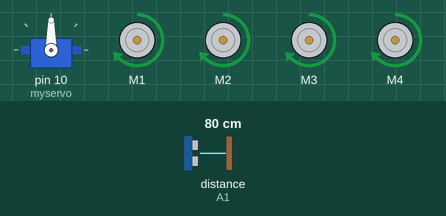
Bench run of a sketch on a simulated Arduino Uno, built with avr-gcc and run on an emulated ATmega328P. On the bench: servo, 4 × DC motor (green arrow = forward, orange = backward, longer = faster). Inputs (shaded band) come from the test bench; at power-on: distance to the obstacle (sensor on A1) 80 cm. The echo pulse lasts 58.3 µs per cm.

Above: at 3.2 s.
3.3 s: distance to the obstacle (sensor on A1) set to 17 cm
4.8 s: distance to the obstacle (sensor on A1) set to 13 cm
At 6.0 s:
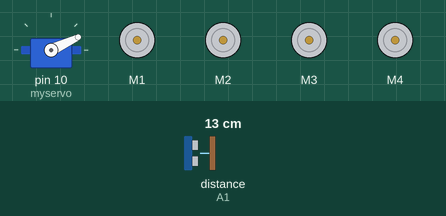
At 7.65 s:
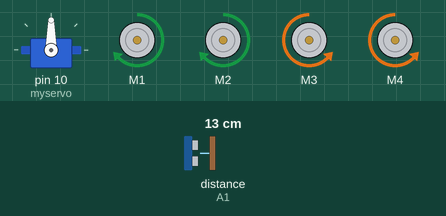
10.8 s: distance to the obstacle (sensor on A1) set to 18 cm
13.5 s: distance to the obstacle (sensor on A1) set to 2 cm
At 15.5 s:
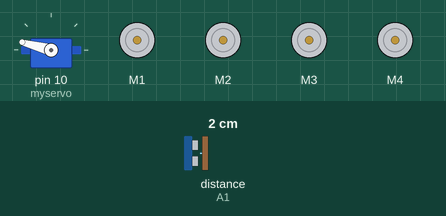
Timing chart, 0 to 17.5 s (numbered marks = the images above; inputs shaded):
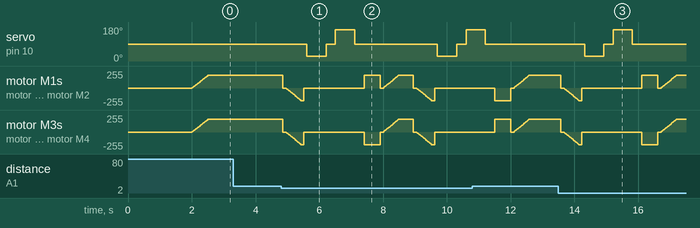

Measured:
- the behaviour switches between 16 and 15 cm on distance to the obstacle (sensor on A1) (found by bisection; images 0 and 1)
- after the input at 3.3 s, every drawn part: stays the same
- after the input at 13.5 s, servo on pin 10 (myservo): 90° → 25° after 0.82 s, → 90° 0.60 s later, → 165° 0.30 s later, → 90° 0.60 s later

The sketch:

CSC_556_Arduino_Car2.ino
```cpp
// CSC 556 ARDUINO OBSTACLE AVOIDING CAR WTIH FREERTOS //
// Nicholas Rasmussen, Kristin Schaefer, Bruce Stofft //
// Original Source code from https://www.youtube.com/watch?v=1n_KjpMfVT0 //
// AFMotor Library https://learn.adafruit.com/adafruit-motor-shield/library-install //
// NewPing Library https://github.com/livetronic/Arduino-NewPing //
// Servo Library https://github.com/arduino-libraries/Servo.git //
// Arduino FreeRTOS Library https://github.com/feilipu/Arduino_FreeRTOS_Library //

// Test 2 //

#include <Arduino_FreeRTOS.h>
#include <AFMotor.h>
#include <NewPing.h>
#include <Servo.h>
#include <semphr.h>

#define TRIG_PIN A0
#define ECHO_PIN A1
#define MAX_DISTANCE 200
#define MAX_SPEED 190 // set speed of DC motors
#define MAX_SPEED_OFFSET 20
#define MIN_DISTANCE 15

NewPing sonar(TRIG_PIN, ECHO_PIN, MAX_DISTANCE);
AF_DCMotor motor1(1, MOTOR12_1KHZ);
AF_DCMotor motor2(2, MOTOR12_1KHZ);
AF_DCMotor motor3(3, MOTOR34_1KHZ);
AF_DCMotor motor4(4, MOTOR34_1KHZ);
Servo myservo;

// Globals
boolean goesForward = false;
int distance = 100;
int distanceR = 0;
int distanceL = 0;
int speedSet = 0;

static TaskHandle_t TaskDriveHandle = NULL;
static TaskHandle_t TaskSenseHandle = NULL;

void TaskDrive(void *pvParameters);
void TaskSense(void *pvParameters);


void setup() {

  // update this section
  myservo.attach(10);
  myservo.write(90);
//    myservo.write(115);
  // update this section
  delay(2000);
//  readPing();
//  delay(100);
//  readPing();
//  delay(100);
//  readPing();
//  delay(100);

  // freeRTOS tasks
  xTaskCreate(
    TaskDrive                // function name
    ,  "Drive"               // task name
    ,  256                   // stack size
    ,  NULL                  // task parameters
    ,  1                     // task priority
    ,  &TaskDriveHandle );   // task handle

  xTaskCreate(
    TaskSense                // function name
    ,  "Sense"               // task name
    ,  256                   // stack size
    ,  NULL                  // task parameters
    ,  1                     // task priority
    ,  &TaskSenseHandle );   // task handle

}


//-----------------------------------------------------------------------Task Drive + Task Sense and Helper methods--------------------------------------------------------------------------------//

void lookRight() {
  myservo.write(25);
  delay(500);
  readPingRight();
  myservo.write(90);
//  myservo.write(115);
  delay(100);
}

void lookLeft() {
  myservo.write(165);
  delay(500);
  readPingLeft();
  myservo.write(90);
//  myservo.write(115);
  delay(100);
}

void readPingRight() {
//  delay(70);
  int cm = sonar.ping_cm();
  distanceR = cm;
  delay(100); // release
}

void readPingLeft() {
//  delay(70);
  int cm = sonar.ping_cm();
  distanceL = cm;
  delay(100); // release
}

void readPing() {
//  delay(70);
  int cm = sonar.ping_cm();
  distance = cm;
  delay(100); // release
}

void moveStop() {
  motor1.run(RELEASE);
  motor2.run(RELEASE);
  motor3.run(RELEASE);
  motor4.run(RELEASE);
}

void moveForward() {
  if (!goesForward)
  {
    goesForward = true;
    motor1.run(FORWARD);
    motor2.run(FORWARD);
    motor3.run(FORWARD);
    motor4.run(FORWARD);
    for (speedSet = 0; speedSet < MAX_SPEED; speedSet += 2) // slowly bring the speed up to avoid loading down the batteries too quickly
    {
      motor1.setSpeed(speedSet);
      motor2.setSpeed(speedSet);
      motor3.setSpeed(speedSet);
      motor4.setSpeed(speedSet);
      delay(5);
    }
  }
}

void moveBackward() {
  goesForward = false;
  motor1.run(BACKWARD);
  motor2.run(BACKWARD);
  motor3.run(BACKWARD);
  motor4.run(BACKWARD);
  for (speedSet = 0; speedSet < MAX_SPEED; speedSet += 2) // slowly bring the speed up to avoid loading down the batteries too quickly
  {
    motor1.setSpeed(speedSet);
    motor2.setSpeed(speedSet);
    motor3.setSpeed(speedSet);
    motor4.setSpeed(speedSet);
    delay(5);
  }
}

void turnRight() {
  motor1.run(FORWARD);
  motor2.run(FORWARD);
  motor3.run(BACKWARD);
  motor4.run(BACKWARD);
  delay(500);
  motor1.run(FORWARD);
  motor2.run(FORWARD);
  motor3.run(FORWARD);
  motor4.run(FORWARD);
}

void turnLeft() {
  motor1.run(BACKWARD);
  motor2.run(BACKWARD);
  motor3.run(FORWARD);
  motor4.run(FORWARD);
  delay(500);
  motor1.run(FORWARD);
  motor2.run(FORWARD);
  motor3.run(FORWARD);
  motor4.run(FORWARD);
}


// ***** WIP *****
void TaskDrive(void *pvParameters) {

  for (;;) {

    if (distance <= MIN_DISTANCE)
    {
      moveStop();
      vTaskDelay(pdMS_TO_TICKS(100));
      moveBackward();
      vTaskDelay(pdMS_TO_TICKS(100));
      moveStop();
      vTaskDelay(pdMS_TO_TICKS(100));
      lookRight();
      vTaskDelay(pdMS_TO_TICKS(200));
      lookLeft();
      vTaskDelay(pdMS_TO_TICKS(200));


      if (distanceR >= distanceL)
      {
        turnRight();
        moveStop();
      }
      else
      {
        turnLeft();
        moveStop();
      }

      distanceR = 0;
      distanceL = 0;
      distance = 250;
      vTaskDelay(pdMS_TO_TICKS(100));

    }

    else
    {
      moveForward();
    }

  }
}


// ***** WIP *****
void TaskSense(void *pvParameters) {
  for (;;) {
    if (distance > MIN_DISTANCE)
    {
       readPing();
    }
    else
    {
      vTaskDelay(pdMS_TO_TICKS(2000));
    }
  }
 }


// keep this section empty
void loop() {

}
```
